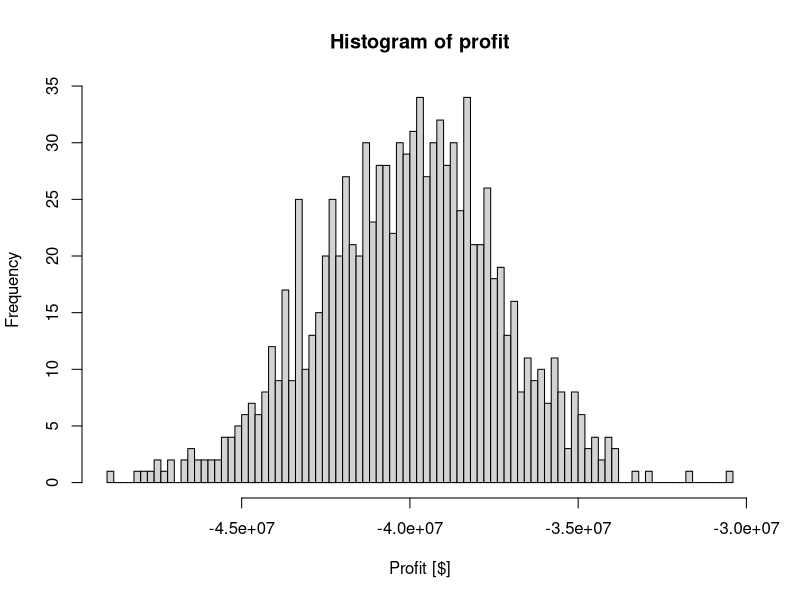
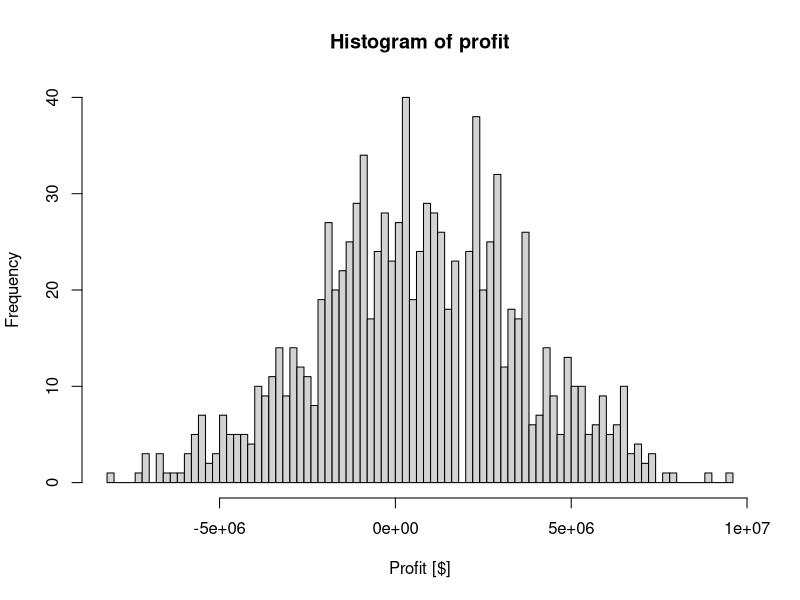
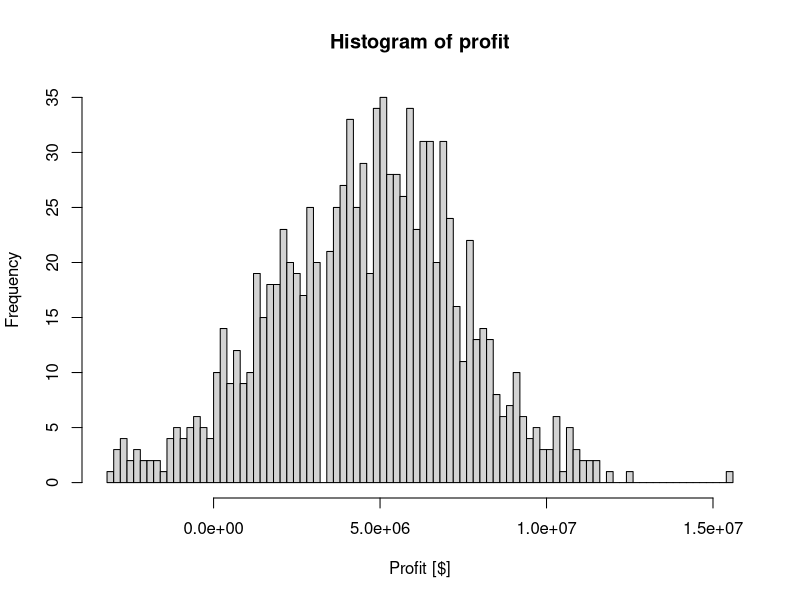
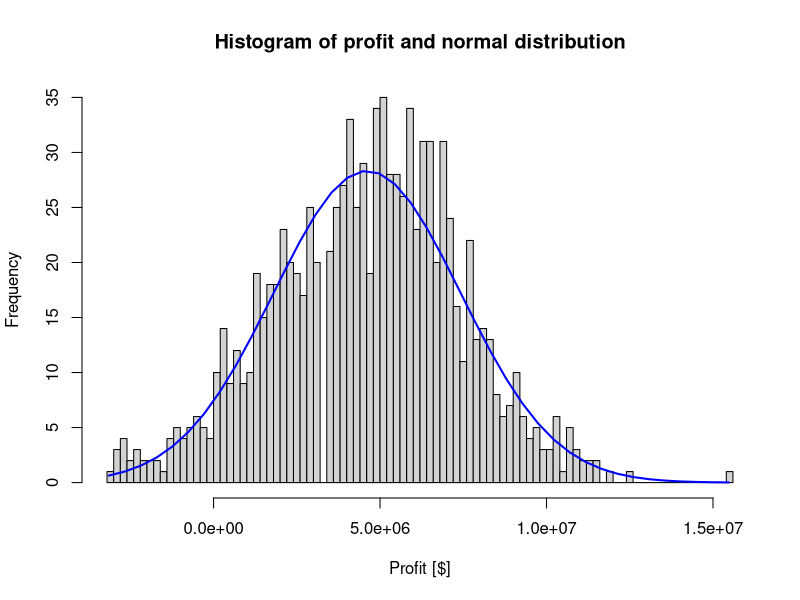
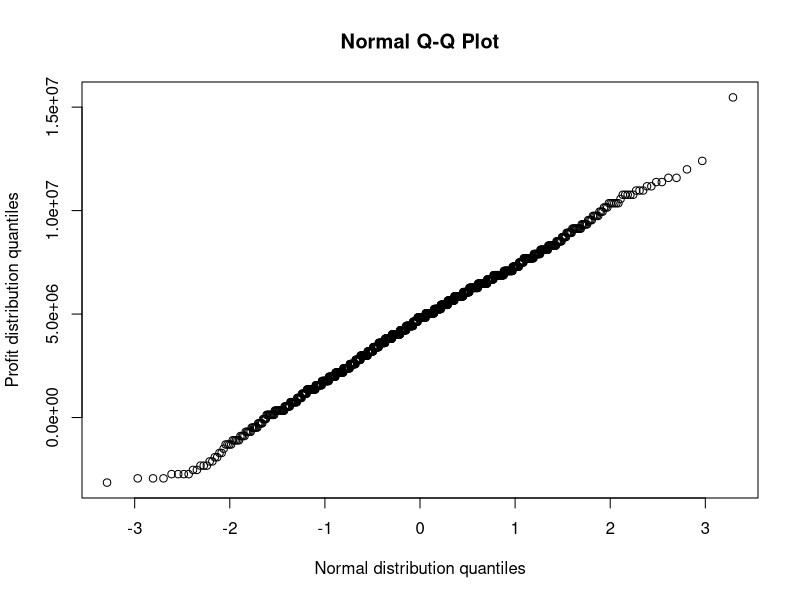
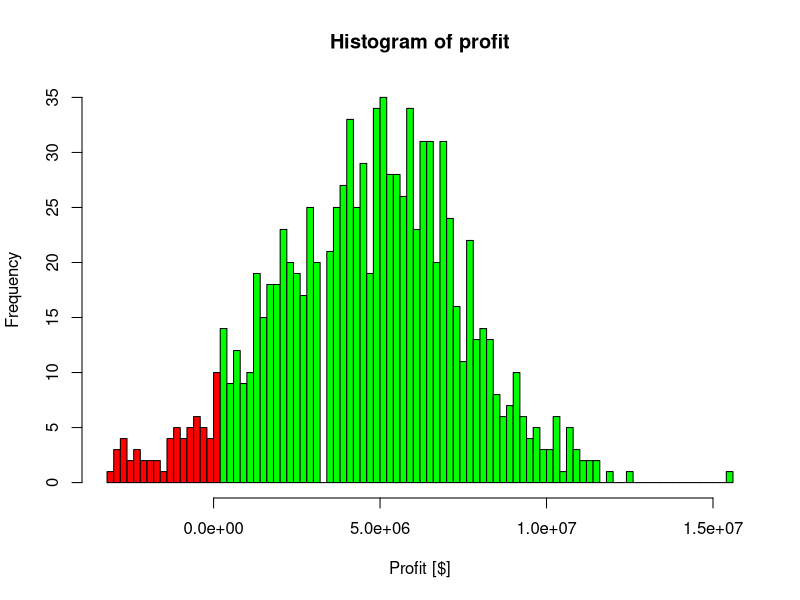

Reproduce these figures in R, in order.
## ---- chunk 1
# Define variables
loan <- 180000
default_rate <- 0.02
default_loss <- -200000
n_loans <- 10000
# Monte Carlo method 
B <- 1000 # Number of iterations 
results <- replicate(B,{ 
        temp <-sample(c(0,default_loss),n_loans,prob=c(1-default_rate, default_rate), replace = TRUE)
        sum(temp)})
#Comparisson between calculated result and Monte Carlo result
print("Calculated result: ") 
print(n_loans * default_rate * default_loss)
print("Monte Carlo result: ")
print(mean(results))
## ---- chunk 2
# Plot an histogram of the results 
hist(results,breaks=100,xlab="Profit [$]", 
   main="Histogram of profit")
## ---- chunk 3
interest <- 0.0    # Start with a 0% interest
result <- 0
while (result <= 0){ # Each iteration increases the interest rate until the bank's profit is greater than0.
    interest <- interest + 0.001 # Increase interest by 0.1% 
    result <- mean(replicate(B,{ #Monte Carlo Method
                        temp <- sample(c(180000*interest,default_loss), n_loans, prob = c(1-default_rate,default_rate), replace = TRUE)
                        sum(temp)
    }))
}
print("Computed interest:")
print(interest)
print("Calculated interest:")
print(-(default_loss * default_rate / (1-default_rate))/loan)
## ---- chunk 4
# Plot histogram
Sample <- replicate(B,{temp <- sample(c(180000*0.023,default_loss), n_loans, prob = c(1-default_rate,default_rate), replace = TRUE)
                    sum(temp)
    })
mean(Sample <=0)
hist(Sample,breaks=100,xlab="Profit [$]", 
   main="Histogram of profit")
## ---- chunk 5
# Gain formula
gain <- - default_loss* (default_rate*n_loans-(-1.64)*sqrt(n_loans*default_rate*(1-default_rate)))/(n_loans*(1-default_rate)+(-1.64)*sqrt(n_loans*default_rate*(1-default_rate)))
# Interest formula
calculated_interest <- gain/loan
print("Calculated interest:")
print(calculated_interest)
## ---- chunk 6
interest <- 0.0    # Start with a 0% interest
result <- 0
flag <- 1
while (flag == 1){
    interest <- interest + 0.001 # Each interation increases interest by 0.1% until the result is greater than0.
    result <- replicate(B,{
                        temp <- sample(c(180000*interest,default_loss), n_loans, prob = c(1-default_rate,default_rate), replace = TRUE)
                        sum(temp)
    })
    
    if (mean(result <= 0)<=0.05){ flag <- 0} # Test if the scenarios where profit was < 0 represent the 5% of the total.
}
print("Computed interest: ")
print(interest)
## ---- chunk 7
B <- 1000 # In this case Monthe Carlo method consists on 10000 iterations, instead of 1000 
interest <- 0.0    # Start with a 0% interest
result <- 0
flag <- 1
while (flag == 1){
    interest <- interest + 0.0001 # Each interation increases interest by 0.1% until the result is greater than0.
    result <- replicate(B,{
                        temp <- sample(c(180000*interest,default_loss), n_loans, prob = c(1-default_rate,default_rate), replace = TRUE)
                        sum(temp)
    })
    
    if (mean(result <= 0)<=0.05){ flag <- 0} # Test if the scenarios where profit was < 0 represent the 5% of the total.
}
print("Computed interest: ")
print(interest)
## ---- chunk 8
Sample <- replicate(B,{temp <- sample(c(180000*interest,default_loss), n_loans, prob = c(1-default_rate,default_rate), replace = TRUE)
                    sum(temp)
    })
hist(Sample,breaks=100,xlab="Profit [$]", 
   main="Histogram of profit")
## ---- chunk 9
h<-hist(Sample, breaks=100, xlab="Profit [$]", 
   main="Histogram of profit and normal distribution") 
xfit<-seq(min(Sample),max(Sample),length=40) 
yfit<-dnorm(xfit,mean=mean(Sample),sd=sd(Sample)) 
yfit <- yfit*diff(h$mids[1:2])*length(Sample) 
lines(xfit, yfit, col="blue", lwd=2)
## ---- chunk 10
norm_sample <- qqnorm(Sample, xlab = "Normal distribution quantiles", ylab = "Profit distribution quantiles")
## ---- chunk 11
print("5th Quantile: ")
quantile5 <- pnorm(0.05,mean = mean(Sample), sd = sd(Sample))
print(quantile5)
## ---- chunk 12
ccat = cut(h$breaks, c(-Inf, quantile5, Inf))
plot(h, col=c("red","green")[ccat],xlab="Profit [$]", 
   main="Histogram of profit")
